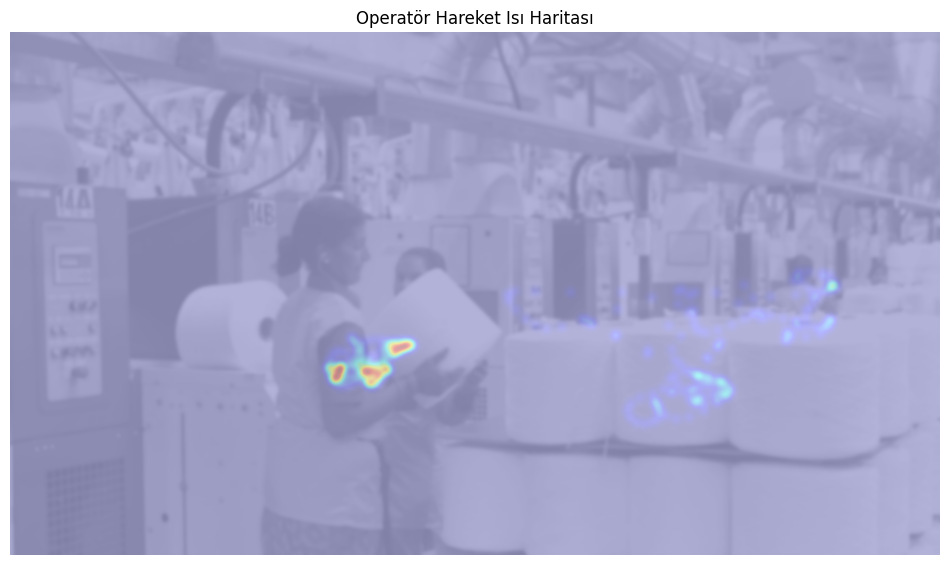
#> input picture heatmap.png, 950 x 565 px, given in place of factory_video.mp4, which was not available
$ jupyter execute 'Hareket_Etütü.ipynb'
#> lines starting #> are read from the running program, lines starting #| are printed output that depends on the picture; after the words box and inside, x2 and y2 are one past the last pixel; in counts of white or black regions, pixels touching at a corner belong together; pictures that were not available may be replaced by others from this repository, and a replacement may not be noted
[cell 1]
import cv2
import numpy as np
import time

# ───────────────────────────────
# Ayarlar
# ───────────────────────────────
INPUT_VIDEO  = "factory_video.mp4"
OUTPUT_VIDEO = "output_analiz.mp4"

# Hareket eşiği ayarları
HISTORY       = 50
VAR_THRESHOLD = 25

# ROI tanımlayıcı
def define_regions(frame_shape):
    h, w = frame_shape[:2]
    # (x, y, genişlik, yükseklik, renk, isim)
    return [
        (0,       0, w//2, h,         (255, 0,   0), "Operatör 1"),
        (w//2,    0, w//2, h,         (0,   255, 0), "Operatör 2"),
        (0,   h//2,   w,  h//2,       (0,   0, 255), "Makine")
    ]

# ───────────────────────────────
# Başlat
# ───────────────────────────────
cap = cv2.VideoCapture(INPUT_VIDEO)
if not cap.isOpened():
    raise IOError("Video açılamadı!")

fps          = cap.get(cv2.CAP_PROP_FPS) or 25
width        = int(cap.get(cv2.CAP_PROP_FRAME_WIDTH))
height       = int(cap.get(cv2.CAP_PROP_FRAME_HEIGHT))
fourcc       = cv2.VideoWriter_fourcc(*"mp4v")
writer       = cv2.VideoWriter(OUTPUT_VIDEO, fourcc, fps, (width, height))

# Arka plan çıkarıcı
fgbg = cv2.createBackgroundSubtractorMOG2(
            history=HISTORY,
            varThreshold=VAR_THRESHOLD,
            detectShadows=True)

# ROI listesi
ret, first = cap.read()
#> first is the input picture: shape (565, 950, 3); mean B, G, R 201.7, 166.5, 166.3
if not ret:
    print("İlk kare okuma hatası!")
    exit()
regions = define_regions(first.shape)
cap.set(cv2.CAP_PROP_POS_FRAMES, 0)     # Başa dön

# FPS ölçümü
prev_time = time.time()
frame_count = 0

# Analiz sonuçlarını saklamak için
region_motion = {region[5]: [] for region in regions}
frame_times = []

print("Video işleniyor...")

while True:
    ret, frame = cap.read()
    if not ret:
        print("Video sonuna gelindi.")
        break

    frame_count += 1
    current_time = frame_count / fps
    frame_times.append(current_time)

    fgmask = fgbg.apply(frame)
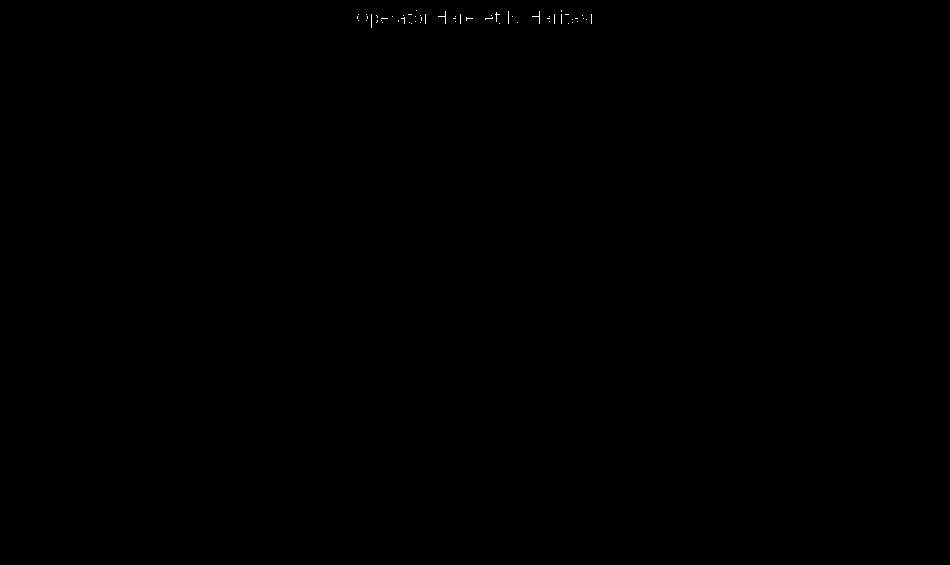
#> fgmask: shape (565, 950); values 127 (black) and 255 (white), 0.04% white in thin lines or dots, all inside (x1, y1, x2, y2) = (357, 10, 592, 28)
    fgmask_bin = (fgmask == 255).astype(np.uint8)

    # ROI'lerde işlem
    for (x, y, w, h, color, name) in regions:
        roi_mask = fgmask_bin[y:y+h, x:x+w]
        motion_val = int(roi_mask.sum())  # Beyaz piksel sayısı
        region_motion[name].append(motion_val)

        # Görüntü üzerine bilgileri çiz
        cv2.rectangle(frame, (x, y), (x+w, y+h), color, 2)
        cv2.putText(frame, f"{name}: {motion_val}",
                    (x+10, y+30), cv2.FONT_HERSHEY_SIMPLEX,
                    0.7, color, 2)
#> this loop made 3 passes
#> motion_val on passes 1 to 3: 123, 112, 0
#> pass 1, `roi_mask = fgmask_bin[y:y+h, x:x+w]`:
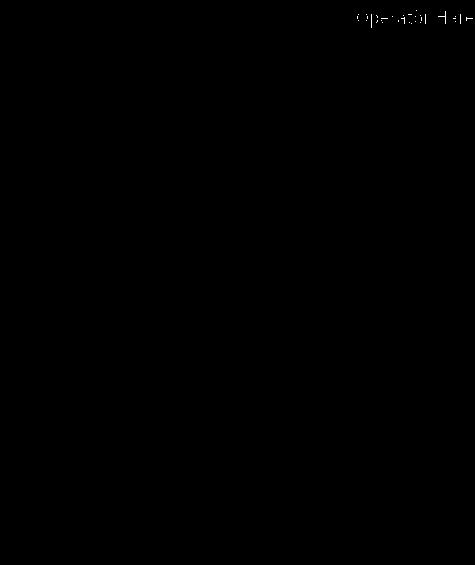
#> roi_mask: shape (565, 475); values 0 (black) and 1 (white), 0.05% white in thin lines or dots, all inside (x1, y1, x2, y2) = (357, 10, 473, 28)
#> pass 2, `roi_mask = fgmask_bin[y:y+h, x:x+w]`:
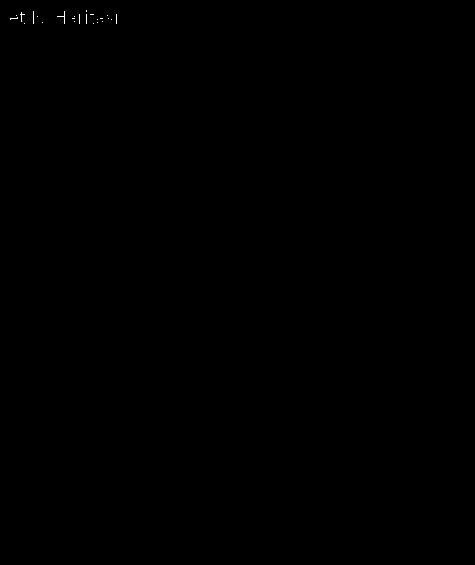
#> roi_mask: shape (565, 475); values 0 (black) and 1 (white), 0.04% white in thin lines or dots, all inside (x1, y1, x2, y2) = (10, 10, 117, 24)
#> after the loop:
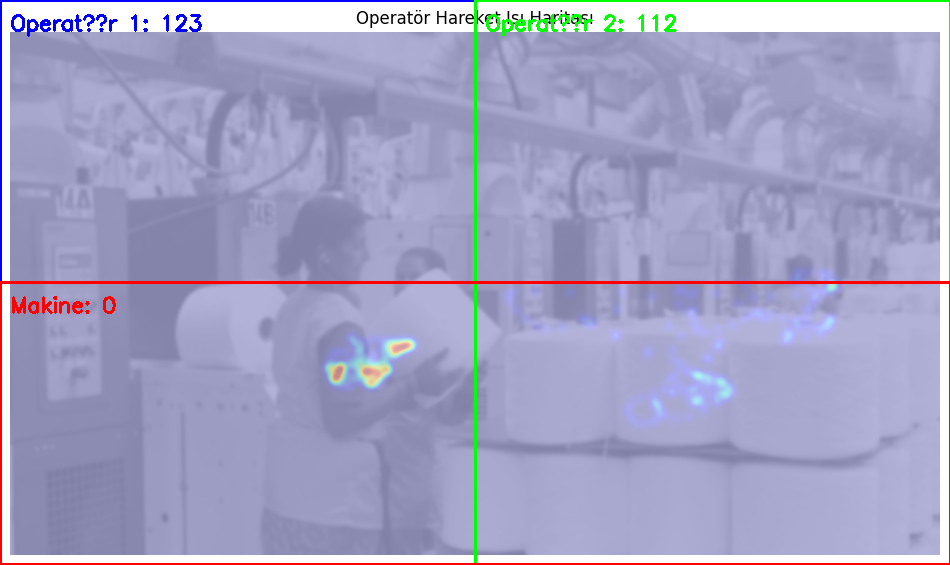
#> frame: shape (565, 950, 3); 2.43% of pixels changed, all inside (x1, y1, x2, y2) = (0, 0, 950, 565)

    # Anlık FPS
    curr_time = time.time()
    fps_inst = 1.0/(curr_time - prev_time)
    prev_time = curr_time
    cv2.putText(frame, f"FPS: {fps_inst:.1f}", (10, 30),
                cv2.FONT_HERSHEY_SIMPLEX, 0.8, (0,255,255), 2)

    # Zaman bilgisi
    cv2.putText(frame, f"Zaman: {current_time:.2f}s", (10, 70),
                cv2.FONT_HERSHEY_SIMPLEX, 0.8, (0,255,255), 2)
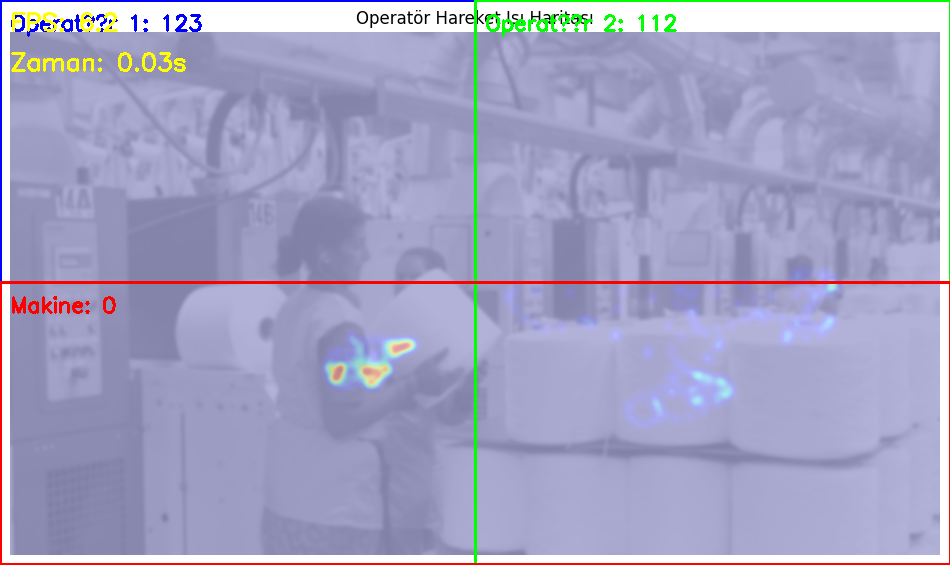
#> frame: shape (565, 950, 3); mean B, G, R 196.7, 163.6, 164.5

    # Sadece kaydet, gösterme
    writer.write(frame)

    # İlerleme göster
    if frame_count % 10 == 0:
        print(f"İşlenen kare: {frame_count}/{int(cap.get(cv2.CAP_PROP_FRAME_COUNT))}")

# Temizlik
cap.release()
writer.release()
print(f"Video kaydedildi: {OUTPUT_VIDEO}")

# Analiz sonuçlarını göster
import matplotlib.pyplot as plt

plt.figure(figsize=(14, 8))
plt.subplot(2, 1, 1)
for name, values in region_motion.items():
    plt.plot(frame_times, values, label=name)
plt.title('Bölgelere Göre Hareket Analizi')
plt.xlabel('Zaman (saniye)')
plt.ylabel('Hareket Skoru')
plt.legend()
plt.grid(True)

# İş adımlarını tespit et
plt.subplot(2, 1, 2)
for name, values in region_motion.items():
    threshold = np.mean(values) * 1.2
    high_motion_periods = []
    current_period = None

    for i, score in enumerate(values):
        if score > threshold and current_period is None:
            current_period = {'start': frame_times[i], 'end': frame_times[i]}
        elif score > threshold and current_period is not None:
            current_period['end'] = frame_times[i]
        elif score <= threshold and current_period is not None:
            if current_period['end'] - current_period['start'] >= 0.1:
                high_motion_periods.append(current_period)
            current_period = None

    # Son periyodu ekle
    if current_period is not None and current_period['end'] - current_period['start'] >= 0.1:
        high_motion_periods.append(current_period)

    # Grafik üzerinde yüksek hareket dönemlerini göster
    for period in high_motion_periods:
        plt.axvspan(period['start'], period['end'], alpha=0.2, label=f"{name} Aktivite")

    print(f"\n{name} Bölgesi İş Adımları:")
    total_active_time = 0
    for i, period in enumerate(high_motion_periods):
        duration_step = period['end'] - period['start']
        total_active_time += duration_step
        print(f"  Adım {i+1}: {period['start']:.2f}s - {period['end']:.2f}s (Süre: {duration_step:.2f}s)")

    if high_motion_periods:
        total_video_duration = frame_times[-1]
        print(f"  Toplam aktif süre: {total_active_time:.2f}s")
        print(f"  Verimlilik oranı: {(total_active_time/total_video_duration)*100:.2f}%")
    else:
        print("  Belirgin hareket tespit edilemedi.")

plt.title('Tespit Edilen İş Adımları')
plt.xlabel('Zaman (saniye)')
plt.ylabel('Aktivite')
plt.tight_layout()
plt.show()

# Örnek kare göster
cap = cv2.VideoCapture(INPUT_VIDEO)
ret, sample_frame = cap.read()
if ret:
    plt.figure(figsize=(10, 6))
    img = cv2.cvtColor(sample_frame, cv2.COLOR_BGR2RGB)

    # Bölgeleri çiz
    for (x, y, w, h, color, name) in regions:
        cv2.rectangle(img, (x, y), (x+w, y+h), color, 2)
        cv2.putText(img, name, (x+10, y+30),
                    cv2.FONT_HERSHEY_SIMPLEX, 0.7, color, 2)

    plt.imshow(img)
    plt.title('Analiz Bölgeleri')
    plt.axis('off')
    plt.show()
cap.release()
